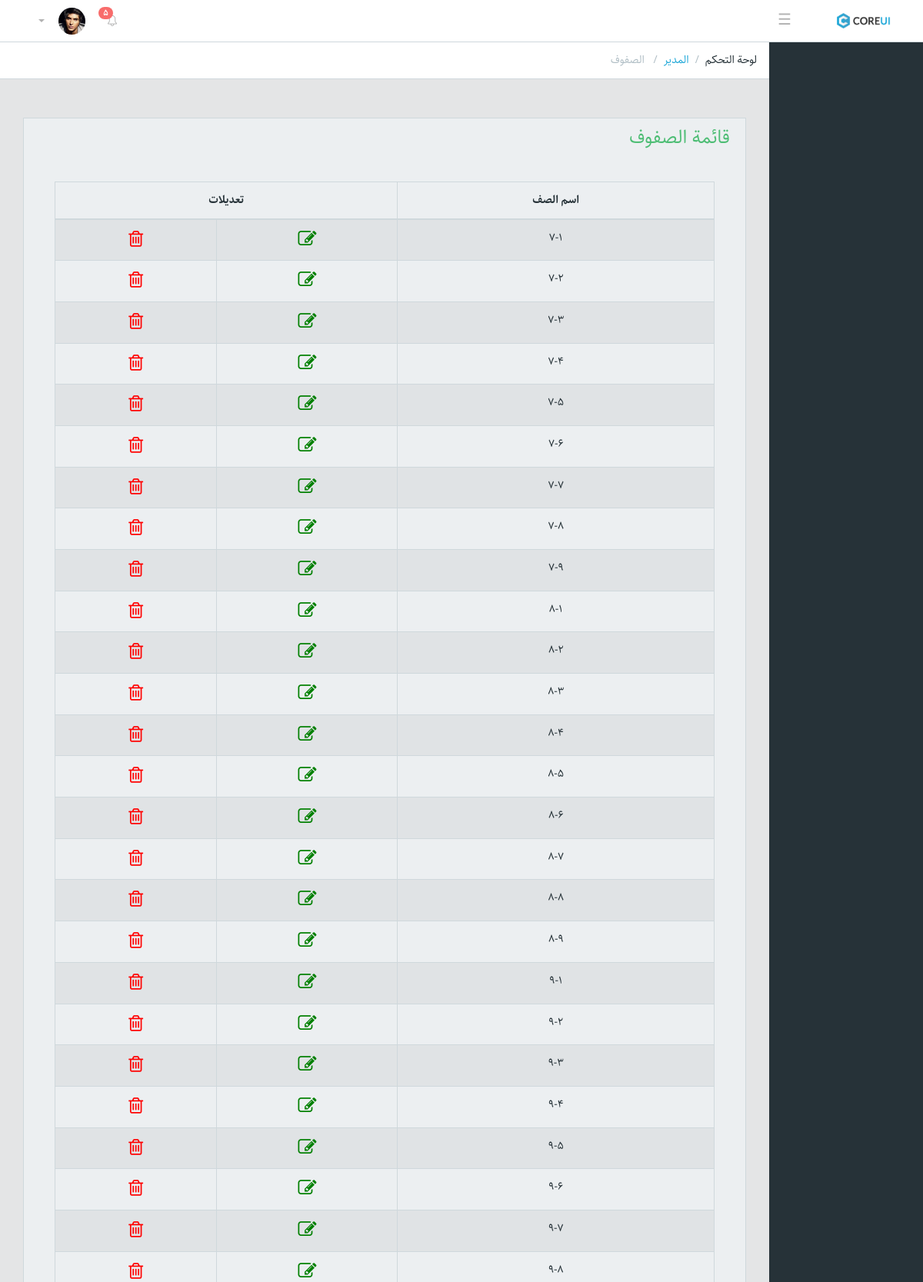
Page /grades/ (upper part) on the committed database.
### grades/models.py (models this page shows, shortened)
class Grade(models.Model):
    name=models.CharField( max_length=50)
    class Meta:
            verbose_name = "اسم الصف"

### grades/views.py (the view)
# urls.py: path('', views.grade_list, name='grade_list'),
def grade_list(request):
    grades = Grade.objects.all()
    grade_count = Grade.objects.count()
    context={ 'grades': grades,
              'grade_count':grade_count,
    }
    return render(request, 'grades/grade_list.html', context)

### grades/templates/grades/grade_list.html (shortened to what this page needs)
{% extends 'base.html' %}
{% block content %}
<main class="main">
  <ol class="breadcrumb">
      <li class="breadcrumb-item">لوحة التحكم</li>
      <li class="breadcrumb-item"><a href="#">المدير</a>
      </li>
      <li class="breadcrumb-item active"> الصفوف</li>
  </ol>
  <div class="container-fluid">
      <div class="animated fadeIn">
          <div class="row">
              <div class="col-xs-12">
                  <div class="card">
                      <div class="card-header">
                        <div class="row">
                          <div class="col-sm-6">
                              <h4 class=" text-success text-sm-left">قائمة الصفوف</h4>
                          </div>
                    </div>
                      <div class="card-block collapse in">
                          <p>
                            <div class="tab-pane p-3 active preview" role="tabpanel" id="preview-413">
                                    <table class="table table-striped table-bordered">
                                      <thead>
                                        <tr>
                                          <th >اسم الصف</th>
                                          <th colspan='2'> تعديلات</th>
                                        </tr>
                                      </thead>
                                      <tbody>
                                        {% for grade in grades %}
                                        <tr>
                                          <td>{{ grade.name }}</td>
                                          <td>
                                            <i class="fa fa-edit "style="font-size:24px;color:green"></i>
                                          </td>
                                          <td>
                                            <i class="fa fa-trash-o "style="font-size:24px;color:red"> </i>
                                          </td>
                                        </tr>
                                        {% endfor %}
                                      </tbody>
  </div>
</p>
</div>
</div>
</div>
</div>
</div>
</div>
</main>
{% endblock %}

### static/dest/style1.css (style rules this page uses)
* { box-sizing: border-box; }
body { font-family: Arial, sans-serif; direction: rtl; }
.table-bordered th, .table-bordered td { text-align: center; }

### rows in the picture
Grade: name "7-1"
Grade: name "7-2"
Grade: name "7-3"
Grade: name "7-4"
Grade: name "7-5"
Grade: name "7-6"
Grade: name "7-7"
Grade: name "7-8"
Grade: name "7-9"
Grade: name "8-1"
Grade: name "8-2"
Grade: name "8-3"
Grade: name "8-4"
Grade: name "8-5"
Grade: name "8-6"
Grade: name "8-7"
Grade: name "8-8"
Grade: name "8-9"
Grade: name "9-1"
Grade: name "9-2"
Grade: name "9-3"
Grade: name "9-4"
Grade: name "9-5"
Grade: name "9-6"
Grade: name "9-7"
Grade: name "9-8"
